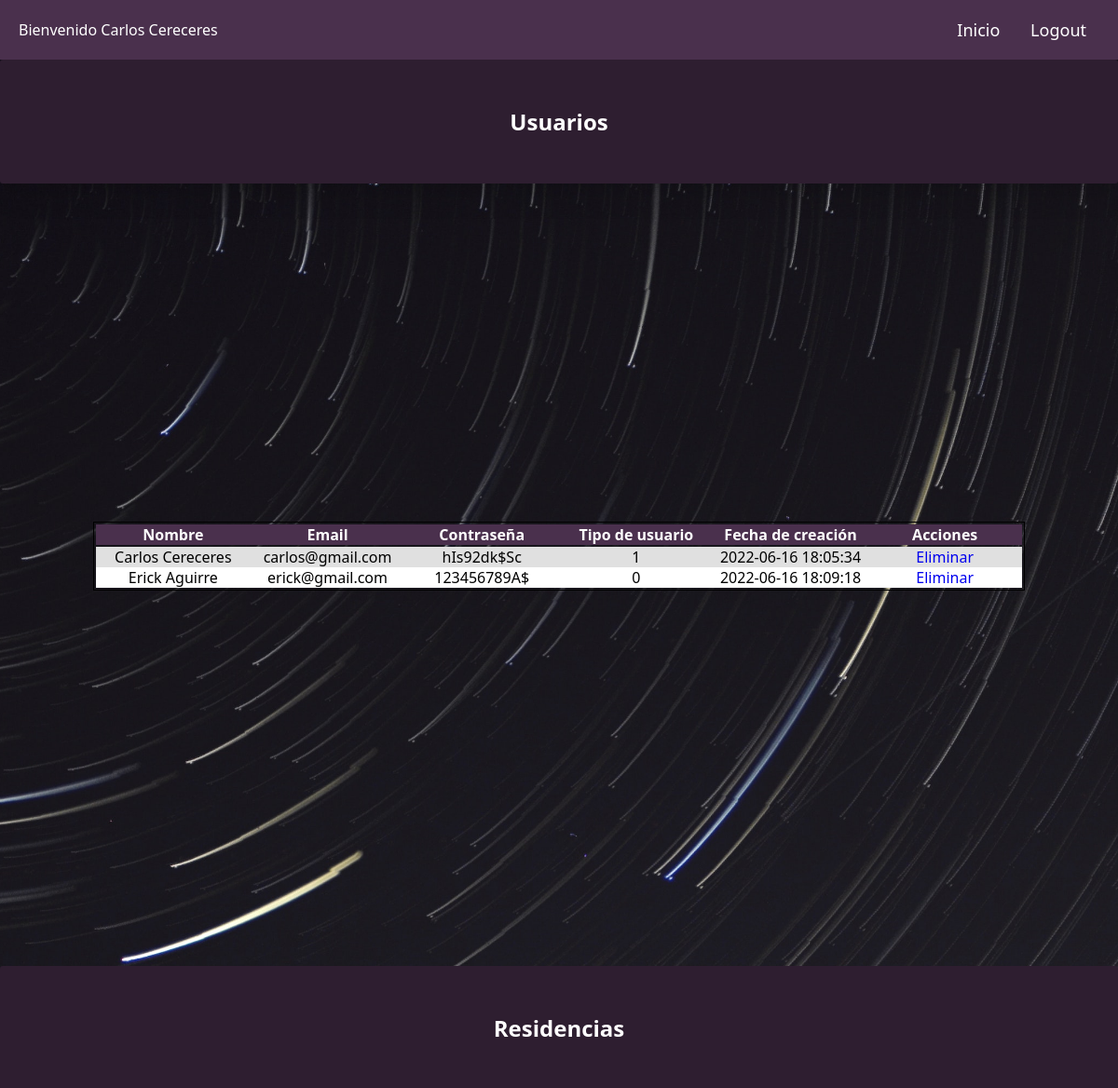
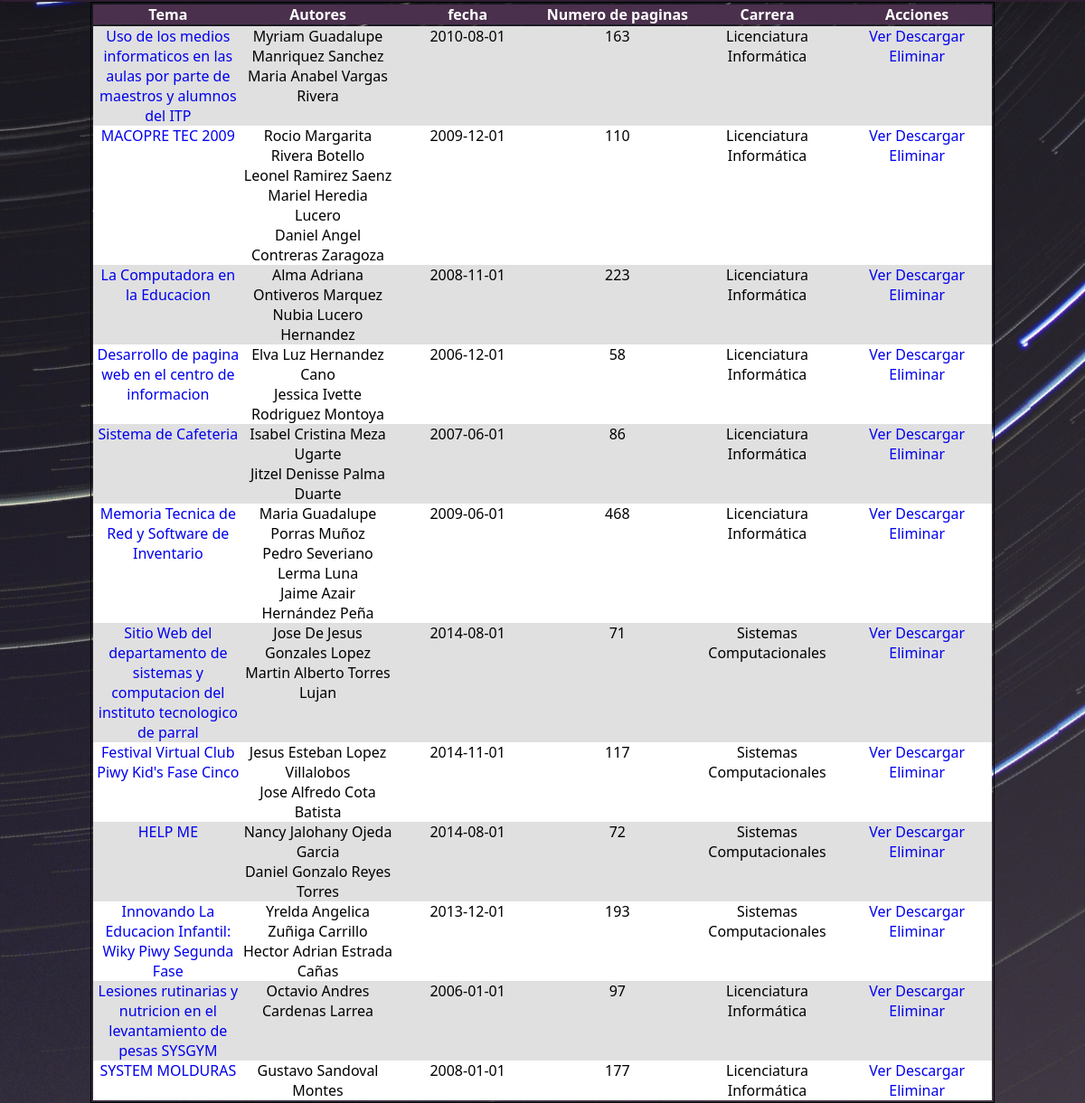
The app's page /admin_panel.php (signed in) with its own data (2 pictures, top to bottom).
### tables this page shows
CREATE TABLE `usuarios` (
  `id` int(11) NOT NULL,
  `name` varchar(45) NOT NULL,
  `email` varchar(255) NOT NULL,
  `password` varchar(100) NOT NULL,
  `userType` int(11) NOT NULL DEFAULT 0,
  `created_at` timestamp NOT NULL DEFAULT current_timestamp()
);

CREATE TABLE `residencias` (
  `idResidencia` int(11) NOT NULL,
  `carrera_id` int(11) NOT NULL,
  `tema` varchar(255) NOT NULL,
  `fecha` date NOT NULL,
  `numPaginas` int(11) NOT NULL,
  `link` varchar(33) NOT NULL
);

CREATE TABLE `autor` (
  `id` int(11) NOT NULL,
  `residencias_id` int(11) NOT NULL,
  `nombre` varchar(45) NOT NULL,
  `apellido` varchar(45) NOT NULL,
  `numControl` varchar(45) NOT NULL
);

CREATE TABLE `carrera` (
  `id` int(11) NOT NULL,
  `nombre` varchar(45) NOT NULL
);

### admin_panel.php (the view, shortened to what this page needs)
<?php
    include("includes/db.php");
    if(isset($_SESSION['email'])){
        if($_SESSION['userType'] == 1){?>
            <!DOCTYPE html>
            <html lang="es">
            <head>
                <link rel="stylesheet" href="estilos/main.css">
            </head>
            <body>
                <nav class="navbar">
                    <div class="logo">Bienvenido <?php echo $_SESSION['name'] ?></div>
                    <div class="menus">
                        <ul>
                            <li><a href="index.php">Inicio</a></li>
                            <li><a href="logout.php">Logout</a></li>
                        </ul>
                    </div>
                </nav>
                <div class="titulo">
                        <h2>Usuarios</h2>
                </div>
                <div class="contenido">
                <table class="tabla">
                    <thead>
                        <tr>
                            <th>Nombre</th>
                            <th>Email</th>
                            <th>Contraseña</th>
                            <th>Tipo de usuario</th>
                            <th>Fecha de creación</th>
                            <th>Acciones</th>
                        </tr>
                    </thead>
                    <tbody>
                        <?php
                            $query = "SELECT * FROM usuarios";
                            $result_task = mysqli_query($conn, $query);
                            while($row = mysqli_fetch_array($result_task)){ ?>
                                <tr>
                                    <td><?php echo $row['name'] ?></td>
                                    <td><?php echo $row['email'] ?></td>
                                    <td><?php echo $row['password'] ?></td>
                                    <td><?php echo $row['userType'] ?></td>
                                    <td><?php echo $row['created_at'] ?></td>
                                    <td>
                                        <a href="delete_user.php?id=<?php echo $row['id']?>">Eliminar</a>
                                    </td>
                                </tr>
                            <?php } ?>
                    </tbody>
                </table>
                </div>
                <div class="espacio_tabla"></div>
                <div class="titulo">
                        <h2>Residencias</h2>
                </div>
                <div class="contenido">
                <table class="tabla">
                    <thead>
                        <th>Tema</th>
                        <th>Autores</th>
                        <th>fecha</th>
                        <th>Numero de paginas</th>
                        <th>Carrera</th>
                        <th>Acciones</th>
                    </thead>
                    <tbody>
                    <?php
                        $query = "SELECT * FROM residencias JOIN carrera ON (residencias.carrera_id = carrera.id)";
                        $result_task = mysqli_query($conn, $query);
                        while($row = mysqli_fetch_array($result_task)){ ?>
                            <tr>
                                <td><a href="https://drive.google.com/file/d/<?php echo $row['link'] ?>/view"><?php echo $row['tema'] ?></a></td>
                                <td>
                                    <?php
                                        $autores = $row['idResidencia'];
                                        $autoresSanitized = mysqli_real_escape_string($conn, $autores);
                                        $bdaut = "SELECT * FROM residencias JOIN autor ON(residencias.idResidencia = autor.residencias_id) where residencias.idResidencia = $autoresSanitized";
                                        $resul = mysqli_query($conn, $bdaut);
                                        while($rowAutor = mysqli_fetch_array($resul)){
                                            echo $rowAutor['nombre']." ".$rowAutor['apellido']."<br>";
                                        }
                                    ?>
                                </td>
                                <td><?php echo $row['fecha'] ?></td>
                                <td><?php echo $row['numPaginas'] ?></td>
                                <td><?php echo $row['nombre'] ?></td>
                                <td>
                                    <a href="https://drive.google.com/file/d/<?php echo $row['link'] ?>/view">Ver</a>
                                    <a href="https://drive.google.com/uc?export=download&id=<?php echo $row['link'] ?>">Descargar</a>
                                    <a href="delete_report.php?id=<?php echo $row['idResidencia'] ?>">Eliminar</a>
                                </td>
                            </tr>
                        <?php } ?>
                    </tbody>
                </table>
                </div>
            </body>
            </html>
        <?php } else {
            $_SESSION['err_msg'] = "No tienes acceso a esta pagina";
            header("Location: index.php");
        }
    } else {
        header("Location: index.php");
    }
?>

### estilos/main.css (style rules this page uses)
* { margin: 0; padding: 0; box-sizing: border-box; }
body { font-family: 'Segoe UI', Tahoma, Geneva, Verdana, sans-serif; background-image: url("../images/background.jpg"); background-size: cover; background-repeat: no-repeat; background-position: center; background-attachment: fixed; }
a { text-decoration: none; }
li { list-style: none; display: inline; }
.navbar { display: flex; align-items: center; justify-content: space-between; padding: 20px; background-color: #4a304d; color: #fff; }
.menus { display: flex; gap: 1em; font-size: 18px; }
.menus li { padding: 5px 14px; }
.menus li a { color: #fff; }
.contenido { max-width: 1000px; margin-right:auto; margin-left:auto; display:flex; justify-content:center; align-items:center; min-height:100vh; }
.tabla { width:100%; border:1px solid }
th { display:flex; width:100%; background:#4a304d; padding:0; color:white; text-decoration: none; position:relative; display:inline-block; }
tr { display:flex; width:100%; padding:0; background: #fff; }
tr:nth-of-type(odd) { background: rgb(224, 224, 224); }
td { flex: 1 1 20%; text-align:center; }
.espacio_tabla { height: 40px; }
.titulo { background-color: #2e1e30; padding: 50px; color: #ffffff; border-radius: 3px; box-shadow: 0 20px 25px -5px rgba(0, 0, 0, 0.1), 0 10px 10px -5px rgba(0, 0, 0, 0.04); margin: 0; text-align: center; font-weight: normal; }

### records on screen
usuarios: name "Carlos Cereceres", email "carlos@gmail.com", password "hIs92dk$Sc", userType "1", created_at "2022-06-16 18:05:34"
usuarios: name "Erick Aguirre", email "erick@gmail.com", password "123456789A$", userType "0", created_at "2022-06-16 18:09:18"
residencias: tema "Uso de los medios informaticos en las aulas por parte de maestros y alumnos del ITP", fecha "2010-08-01", numPaginas "163", carrera.nombre "Licenciatura Informática"
autor: nombre "Myriam Guadalupe", apellido "Manriquez Sanchez"
autor: nombre "Maria Anabel", apellido "Vargas Rivera"
residencias: tema "MACOPRE TEC 2009", fecha "2009-12-01", numPaginas "110", carrera.nombre "Licenciatura Informática"
autor: nombre "Rocio Margarita", apellido "Rivera Botello"
autor: nombre "Leonel", apellido "Ramirez Saenz"
autor: nombre "Mariel", apellido "Heredia Lucero"
autor: nombre "Daniel Angel", apellido "Contreras Zaragoza"
residencias: tema "La Computadora en la Educacion", fecha "2008-11-01", numPaginas "223", carrera.nombre "Licenciatura Informática"
autor: nombre "Alma Adriana", apellido "Ontiveros Marquez"
autor: nombre "Nubia", apellido "Lucero Hernandez"
residencias: tema "Desarrollo de pagina web en el centro de informacion", fecha "2006-12-01", numPaginas "58", carrera.nombre "Licenciatura Informática"
autor: nombre "Elva Luz", apellido "Hernandez Cano"
autor: nombre "Jessica Ivette", apellido "Rodriguez Montoya"
residencias: tema "Sistema de Cafeteria", fecha "2007-06-01", numPaginas "86", carrera.nombre "Licenciatura Informática"
autor: nombre "Isabel Cristina", apellido "Meza Ugarte"
autor: nombre "Jitzel Denisse", apellido "Palma Duarte"
residencias: tema "Memoria Tecnica de Red y Software de Inventario", fecha "2009-06-01", numPaginas "468", carrera.nombre "Licenciatura Informática"
autor: nombre "Maria Guadalupe", apellido "Porras Muñoz"
autor: nombre "Pedro Severiano", apellido "Lerma Luna"
autor: nombre "Jaime Azair", apellido "Hernández Peña"
residencias: tema "Sitio Web del departamento de sistemas y computacion del instituto tecnologico de parral", fecha "2014-08-01", numPaginas "71", carrera.nombre "Sistemas Computacionales"
autor: nombre "Jose De Jesus", apellido "Gonzales Lopez"
autor: nombre "Martin Alberto", apellido "Torres Lujan"
residencias: tema "Festival Virtual Club Piwy Kid's Fase Cinco", fecha "2014-11-01", numPaginas "117", carrera.nombre "Sistemas Computacionales"
autor: nombre "Jesus Esteban", apellido "Lopez Villalobos"
autor: nombre "Jose Alfredo", apellido "Cota Batista"
residencias: tema "HELP ME", fecha "2014-08-01", numPaginas "72", carrera.nombre "Sistemas Computacionales"
autor: nombre "Nancy Jalohany", apellido "Ojeda Garcia"
autor: nombre "Daniel Gonzalo", apellido "Reyes Torres"
residencias: tema "Innovando La Educacion Infantil: Wiky Piwy Segunda Fase", fecha "2013-12-01", numPaginas "193", carrera.nombre "Sistemas Computacionales"
autor: nombre "Yrelda Angelica", apellido "Zuñiga Carrillo"
autor: nombre "Hector Adrian", apellido "Estrada Cañas"
residencias: tema "Lesiones rutinarias y nutricion en el levantamiento de pesas SYSGYM", fecha "2006-01-01", numPaginas "97", carrera.nombre "Licenciatura Informática"
autor: nombre "Octavio Andres", apellido "Cardenas Larrea"
residencias: tema "SYSTEM MOLDURAS", fecha "2008-01-01", numPaginas "177", carrera.nombre "Licenciatura Informática"
autor: nombre "Gustavo", apellido "Sandoval Montes"

### other values on screen
$_SESSION['name'] "Carlos Cereceres"
